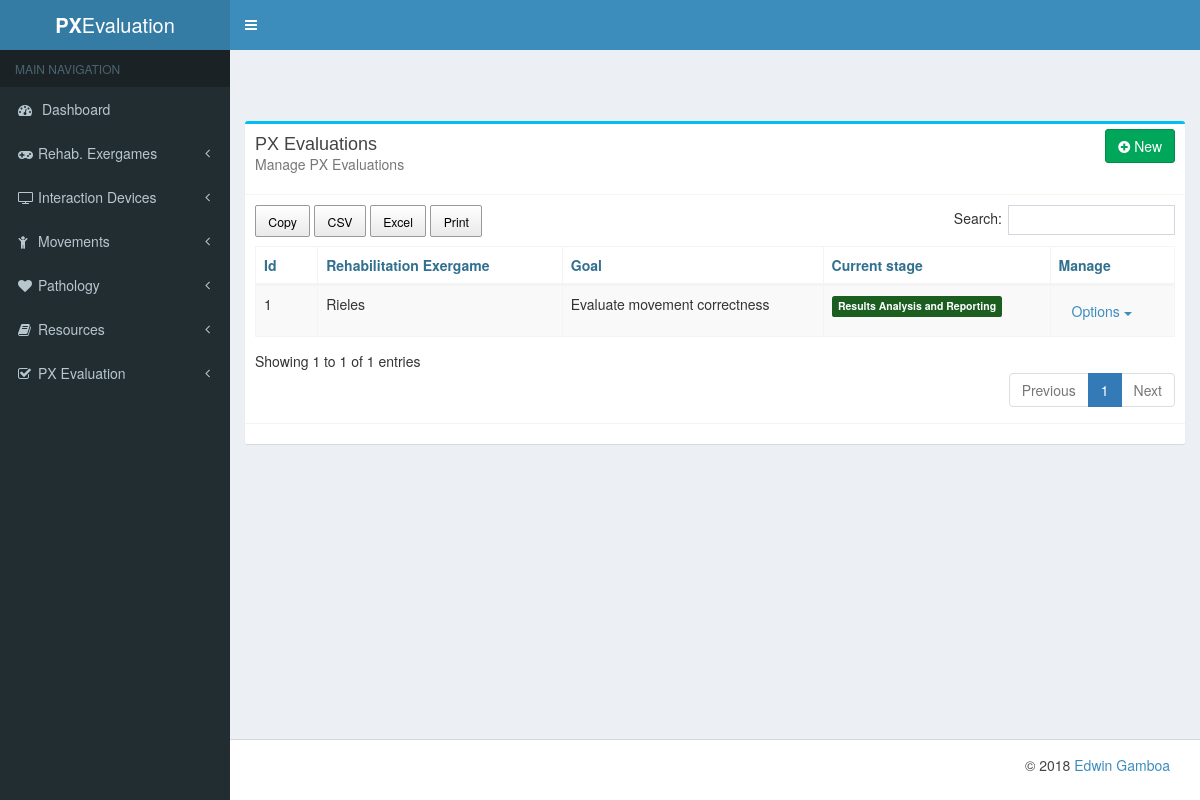
Before: /px_evaluation/px_evaluations/ with the older database file.
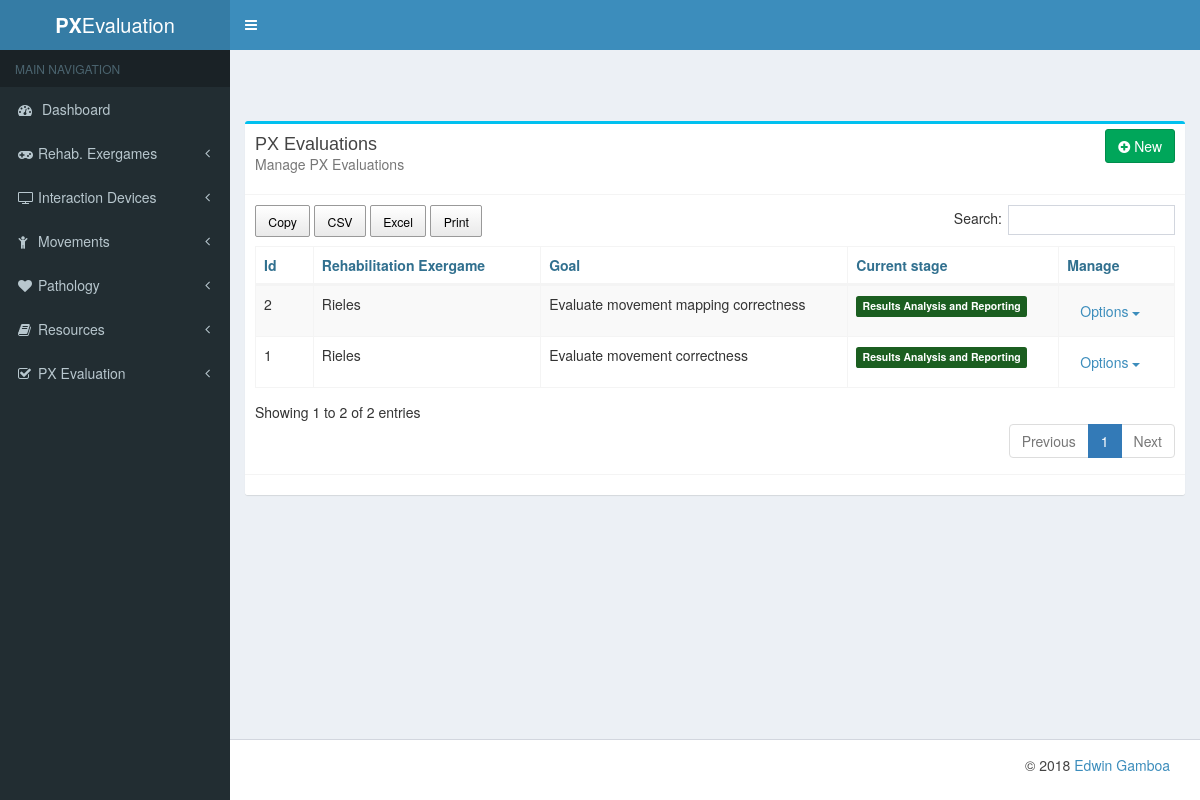
After: the same page with the newer database file.
### px_evaluation/models.py (models this page shows, shortened)
class PXEvaluation(models.Model):
    date = models.DateTimeField(auto_now_add=True)
    rehab_exergame_characterisation = models.ForeignKey(RehabilitationExergame, blank=True)
    players_characterisation = models.FileField(blank=True, upload_to=get_evaluation_file_path)
    rehabilitation_constraints = models.ManyToManyField(Constraint, blank=True)
    evaluation_goal = models.TextField()
    evaluation_aspects = models.ManyToManyField(Aspect, blank=True)
    evaluation_methods = models.ManyToManyField(Method, blank=True)
    evaluation_instruments = models.ManyToManyField(Instrument, blank=True)
    evaluation_plan = models.FileField(blank=True, upload_to=get_evaluation_file_path)
    evaluation_report = models.FileField(blank=True, upload_to=get_evaluation_file_path)
    current_stage = models.CharField(
        max_length=20,
        default=Constants.ENV_ANALYSIS,
        choices=Constants.EVALUATION_STAGE,
    )

### rehab_exergames/models.py (models this page shows, shortened)
class Game(models.Model):
    name = models.CharField(max_length=140)
    description = models.TextField()
    image = models.ImageField(upload_to=get_image_path, blank=True, null=True)
    status = models.PositiveIntegerField(
        default=Constants.ACTIVE,
        choices=Constants.GAME_STATUS
    )
    input_interaction_devices = models.ManyToManyField(InteractionDevice, related_name="input_devices")
    output_interaction_devices = models.ManyToManyField(InteractionDevice, related_name="output_devices")
    def __str__(self):
        return self.name

### px_evaluation/views.py (the view)
class PXEvaluationList(ListView):
    model = PXEvaluation

### templates/px_evaluation/pxevaluation_list.html (shortened to what this page needs)
{% extends "list_base.html" %}
{% block card_title %}PX Evaluations{% endblock card_title %}
{% block card_description %}Manage PX Evaluations{% endblock card_description%}
{% block table_head %}
    <tr>
        <th>Id</th>
        <th>Rehabilitation Exergame</th>
        <th>Goal</th>
        <th>Current stage</th>
        <th>Manage</th>
    </tr>
{% endblock table_head %}
{% block table_body %}
    {% for object in object_list %}
        <tr>
            <td>{{ object.id }}</td>
            <td>{{ object.rehab_exergame_characterisation }}</td>
            <td>{{ object.evaluation_goal }}</td>
            <td><span class="label
                    {% if object.current_stage == 'rehab_env_analysis' %} label-success
                    {% elif object.current_stage == 'eval_goal_def' %} label-info
                    {% elif object.current_stage == 'aspects_sel' %} label-warning
                    {% elif object.current_stage == 'methods_sel' %} label-primary
                    {% elif object.current_stage == 'instruments_sel' %} warning-dark
                    {% elif  object.current_stage == 'eval_prep' %} default-dark
                    {% else %} success-dark
                    {% endif %}">{{ object.get_current_stage_display }}</span></td>
            <td>
                <div class="dropdown">
                    <a href="#" class="btn dropdown-toggle" data-toggle="dropdown">
                        Options
                        <b class="caret"></b>
                    </a>
                </div>
            </td>
        </tr>
    {% endfor %}
{% endblock table_body %}
{% block new_url %} {% url 'px_evaluation:new' %} {% endblock new_url %}

### templates/list_base.html (shortened to what this page needs)
{% extends "card_base.html" %}
{% load staticfiles %}
{% block specific-css %}
    <link href="{% static 'AdminLTE-2.4.3/plugins/datatables/dataTables.bootstrap.css' %}" rel="stylesheet">
    <link href="{% static 'AdminLTE-2.4.3/plugins/datatables/extensions/Buttons/buttons.dataTables.min.css' %}" rel="stylesheet">
{% endblock %}
{% block card_color %}box-info{% endblock %}
{% block additional_card_classes %}table-responsive{% endblock %}
{% block card-tool-buttons %}
<a href="{% block new_url %} {% endblock new_url %}" class="btn btn-success pull-right"><i class="fa fa-plus-circle"></i> New </a>
{% endblock card-tool-buttons %}
{% block card_content %}
{% if object_list %}
<table id="lista-data-table" class="table table-striped table-bordered dataTable" cellspacing="0" width="100%">
    <thead class="text-info">
    {% block table_head %}
    {% endblock table_head %}
    </thead>
    <tbody>
    {% block table_body %}
    {% endblock table_body %}
    </tbody>
</table>
{% else %}
<div class="row">
    <div class="text-muted col-lg-12">There are no items</div>
</div>
{% endif %}
{% endblock card_content %}

### templates/card_base.html (shortened to what this page needs)
{% extends "base.html" %}
{% load staticfiles %}
{% block content %}
<section class="content-header">
    <h1>
    </h1>
    <ol class="breadcrumb">
    </ol>
</section>
<section class="content">
    <div class="box {% block card_color %} {% endblock %}">
        <div class="box-header with-border">
            <h3 class="box-title">{% block card_title %}{% endblock card_title %}</h3>
            <p class="text-muted">{% block card_description %}{% endblock card_description %}</p>
            <div class="box-tools pull-right">
                {% block card-tool-buttons %}{% endblock card-tool-buttons %}
            </div>
        </div>
        <div class="box-body {% block additional_card_classes %} {% endblock %}">
            {% block card_content %} {% endblock %}
        </div>
        <div class="box-footer">
        </div>
    </div>
</section>
{% endblock %}

### templates/base.html (shortened to what this page needs)
<!DOCTYPE html>
{% load staticfiles %}
<html>
<head lang="en">
    <link rel="stylesheet" href="{% static 'AdminLTE-2.4.3/bower_components/bootstrap/dist/css/bootstrap.min.css' %}">
    <link rel="stylesheet" href="{% static 'AdminLTE-2.4.3/bower_components/font-awesome/css/font-awesome.min.css' %}">
    <link rel="stylesheet" href="{% static 'AdminLTE-2.4.3/bower_components/Ionicons/css/ionicons.min.css' %}">
    <link rel="stylesheet" href="{% static 'AdminLTE-2.4.3/dist/css/AdminLTE.min.css' %}">
    <link rel="stylesheet" href="{% static 'AdminLTE-2.4.3/dist/css/skins/_all-skins.min.css' %}">
    <link href="{% static 'css/own_style.css' %}" rel="stylesheet" />
    {% block specific-css %}
    {% endblock %}
</head>
<body class="hold-transition skin-blue sidebar-mini">
<div class="wrapper">
    <header class="main-header">
        <a href="{% url 'dashboard:dashboard' %}" class="logo">
            <span class="logo-lg"><b>PX</b>Evaluation</span>
        </a>
        {% block navbar %}
        {% include 'navbar.html' %}
        {% endblock %}
    </header>
    <aside class="main-sidebar">
        <section class="sidebar">
            {% block sidebar %}
            {% include 'sidebar.html' %}
            {% endblock %}
        </section>
    </aside>
    <div class="content-wrapper">
        <section class="content">
            <div class="row">
                {% block content %}
                {% endblock %}
            </div>
        </section>
    </div>
    <footer class="main-footer">
        {% block footer %}
        {% include 'footer.html' %}
        {% endblock %}
    </footer>
</div>
</body>
</html>

### templates/navbar.html (shortened to what this page needs)
{% load staticfiles %}
<nav class="navbar navbar-static-top">
    <a href="#" class="sidebar-toggle" data-toggle="push-menu" role="button">
    </a>
</nav>

### templates/sidebar.html (shortened to what this page needs)
{% load staticfiles %}
<ul class="sidebar-menu" data-widget="tree">
    <li class="header">MAIN NAVIGATION</li>
    <li>
        <a href="{% url 'dashboard:dashboard' %}">
            <i class="fa fa-dashboard"></i> <span>Dashboard</span>
        </a>
    </li>
    <li class="treeview">
        <a href="#">
            <i class="fa fa-gamepad"></i><span>Rehab. Exergames</span>
            <span class="pull-right-container">
              <i class="fa fa-angle-left pull-right"></i>
            </span>
        </a>
    </li>
    <li class="treeview">
        <a href="#">
            <i class="fa fa-tv"></i><span>Interaction Devices</span>
            <span class="pull-right-container">
              <i class="fa fa-angle-left pull-right"></i>
            </span>
        </a>
    </li>
    <li class="treeview">
        <a href="#"  >
            <i class="fa fa-child"></i><span>Movements</span>
            <span class="pull-right-container">
              <i class="fa fa-angle-left pull-right"></i>
            </span>
        </a>
    </li>
    <li class="treeview">
        <a href="#"  >
            <i class="fa fa-heart"></i><span>Pathology</span>
            <span class="pull-right-container">
              <i class="fa fa-angle-left pull-right"></i>
            </span>
        </a>
    </li>
    <li class="treeview">
        <a href="#"  >
            <i class="fa fa-book"></i><span>Resources</span>
            <span class="pull-right-container">
              <i class="fa fa-angle-left pull-right"></i>
            </span>
        </a>
    </li>
    <li class="treeview">
        <a href="#"  >
            <i class="fa fa-check-square-o"></i><span>PX Evaluation</span>
            <span class="pull-right-container">
              <i class="fa fa-angle-left pull-right"></i>
            </span>
        </a>
    </li>
</ul>

### templates/footer.html (shortened to what this page needs)
<footer class="footer">
    <div class="container-fluid">
        <p class="copyright pull-right">
            ©
            <a href="#">Edwin Gamboa</a>
        </p>
    </div>
</footer>

### static/css/own_style.css (style rules this page uses)
.success-dark { background-color: #1B5E20 }

Changed rows visible on the page:
added PXEvaluation: id "2", rehab_exergame_characterisation "Rieles", evaluation_goal "Evaluate movement mapping correctness", current_stage "Results Analysis and Reporting"
Other visible differences:
text written by a page script: "Copy CSV Excel Print Search: Showing 1 to 1 of 1 entries Previous 1 Next" → "Copy CSV Excel Print Search: Showing 1 to 2 of 2 entries Previous 1 Next"
